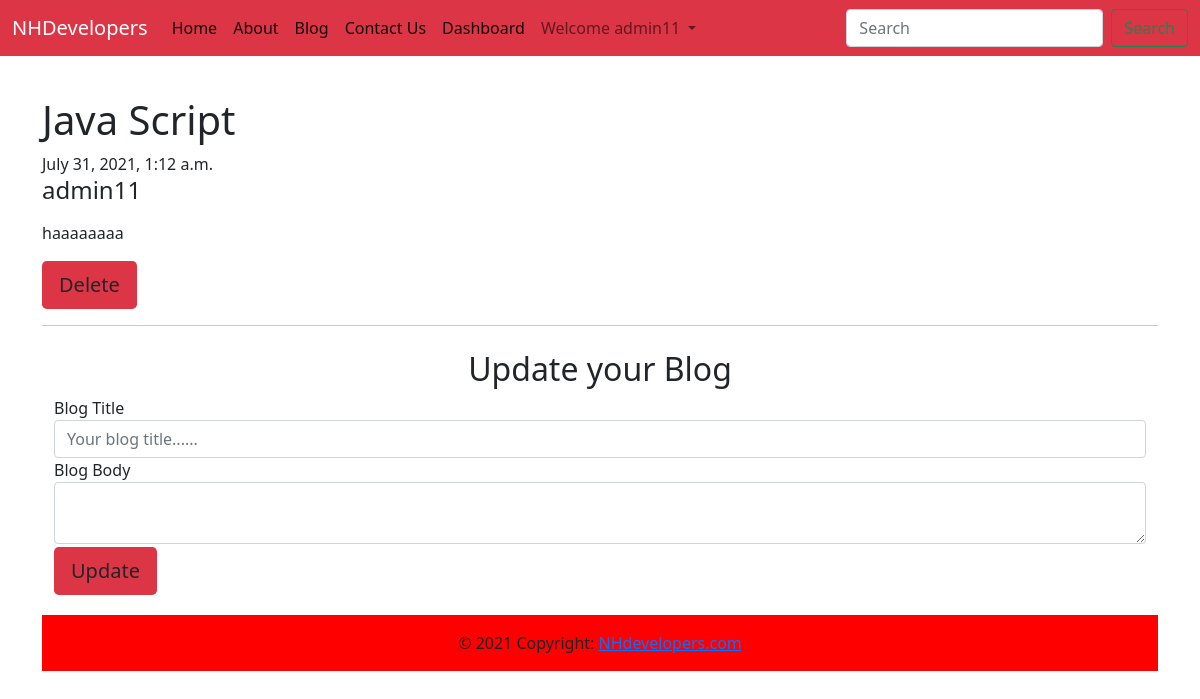
Screenshot of /dashboard/det/37 (signed in) with the database file from the repository.
### vid/models.py (models this page shows, shortened)
class Blog(models.Model):
    title=models.CharField(max_length=50)
    author = models.ForeignKey(User,on_delete=models.CASCADE)
    timestamp=models.DateTimeField(auto_now_add=True)
    desc = models.TextField()
    views = models.IntegerField(default=0)

### vid/views.py (the view)
# urls.py: path('dashboard/det/<int:id>',views.det,name="det"),
def det(request,id):
    if request.user.is_authenticated:
        myblog = Blog.objects.filter(id=id).first()
        return render(request,'blog/det.html',{'blog':myblog})
    else:
        return HttpResponse("404Not Found")

### vid/templates/blog/det.html (shortened to what this page needs)
{% extends 'blog/base.html' %}
{% block body %}
<div class="container" style="margin-top: 40px;  ">
    <h1>{{blog.title}}</h2><span>{{blog.timestamp}}</span>
    <h4>{{blog.author}}</h4>
    <p>{{blog.desc|safe}}</p>
    <div>
        <form action="https://nhdevelopersteam.herokuapp.com/dashboard/det/dele/{{blog.id}}" method="post">{% csrf_token %}
            <div class="form-group">
                <input type="submit" class="btn btn-lg bg-danger" value="Delete">
            </form>
    </div>
    <hr>
    <div class="container mt-4">
        <h2 class="text-center">Update your Blog</h2>
        <form action="https://nhdevelopersteam.herokuapp.com/dashboard/det/upd/{{blog.id}}" enctype="multipart/form-data" method="post">{% csrf_token %}
            <div class="form-group">
                <label for="">Blog Title</label>
                <input type="text" placeholder="Your blog title......" required name="update_title" id="" class="form-control"  aria-describedby="helpId">
                <label for="">Blog Body</label>
                <textarea type="text" placeholder="Your blog body......" required  name="update_desc" id="mytextarea" class="form-control"  aria-describedby="helpId"> </textarea>
                <input type="submit" class="btn btn-lg bg-danger " style="margin-bottom: 20px; margin-top: 3px;" value="Update">
            </form>
    </div>
</div>
{% endblock body %}

### vid/templates/blog/base.html (shortened to what this page needs)
<!doctype html>
<html lang="en">
  <head>
    <link href="https://cdn.jsdelivr.net/npm/bootstrap@5.0.2/dist/css/bootstrap.min.css" rel="stylesheet">
  </head>
  <body>
    <nav class="navbar navbar-expand-lg navbar-light bg-danger">
        <div class="container-fluid" >
          <a class="navbar-brand" style="color: white;" href="https://nhdevelopersteam.herokuapp.com/">NHDevelopers</a>
          <div class="collapse navbar-collapse" id="navbarSupportedContent">
            <ul class="navbar-nav me-auto mb-2 mb-lg-0">
              <li class="nav-item">
                <a class="nav-link active" aria-current="page" href="https://nhdevelopersteam.herokuapp.com/">Home</a>
              </li>
              <li class="nav-item">
                <a class="nav-link active" aria-current="page" href="https://nhdevelopersteam.herokuapp.com/about/">About</a>
              </li>
              <li class="nav-item">
                <a class="nav-link active" aria-current="page" href="https://nhdevelopersteam.herokuapp.com/blog/">Blog</a>
              </li>
              <li class="nav-item">
                <a class="nav-link active" aria-current="page" href="https://nhdevelopersteam.herokuapp.com/contact/">Contact Us</a>
              </li>
              {% if user.is_authenticated %}
              <li class="nav-item">
                <a class="nav-link active" aria-current="page" href="https://nhdevelopersteam.herokuapp.com/dashboard/">Dashboard</a>
              </li>
                <li class="nav-item dropdown" >
                  <a class="nav-link dropdown-toggle" href="#" id="navbarDropdown" role="button" data-bs-toggle="dropdown" aria-expanded="false">
                    Welcome {{request.user}}
                  </a>
                </li>
               {% endif %}
            </ul>
            <form action="https://nhdevelopersteam.herokuapp.com/blog/search"method="get" class="d-flex">
              <input class="form-control me-2 " name="query" id="search"  type="search" placeholder="Search" aria-label="Search">
              <button class="btn btn-outline-success  " type="submit">Search</button>
            </form>
               </div>
             </div>
      </nav>
{% block body %}{% endblock body %}
<footer class="page-footer font-small red" style="background-color:   red; ">
  <div class="footer-copyright text-center py-3">© 2021 Copyright:
    <a href="https://nhdevelopersteam.herokuapp.com/"> NHdevelopers.com</a>
  </div>
</footer>
  </body>
</html>

### rows the page displays
Blog: title "Java Script", timestamp "July 31, 2021, 1:12 a.m.", author "admin11", desc "haaaaaaaa"

### other values shown
{{ request.user }} "admin11"
